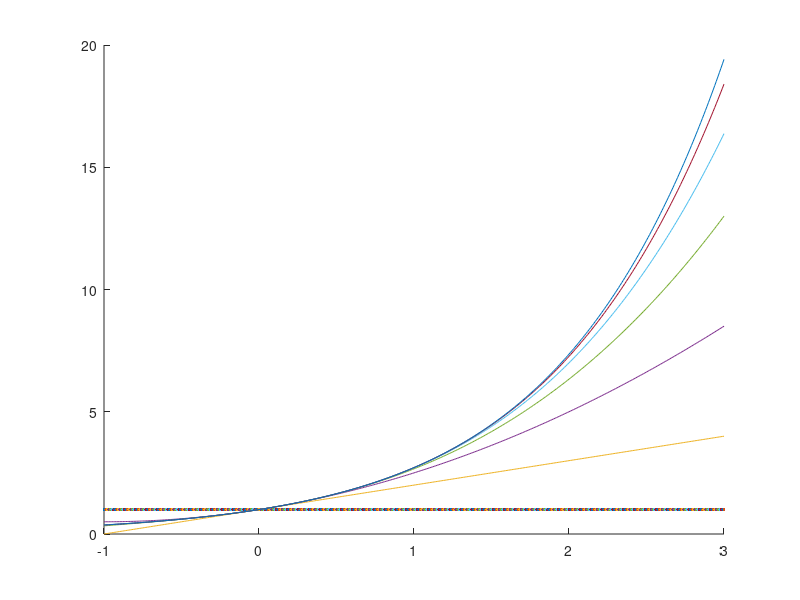

This figure's MATLAB source:
# ex 3
x = -1 : 0.01 : 3;
n = 6;
prev_term = 1;

hold on;
plot(x, prev_term);

for i = 1:n
  term = prev_term + x .^ i / factorial(i);
  plot(x, term);
  prev_term = term;
end

hold off 